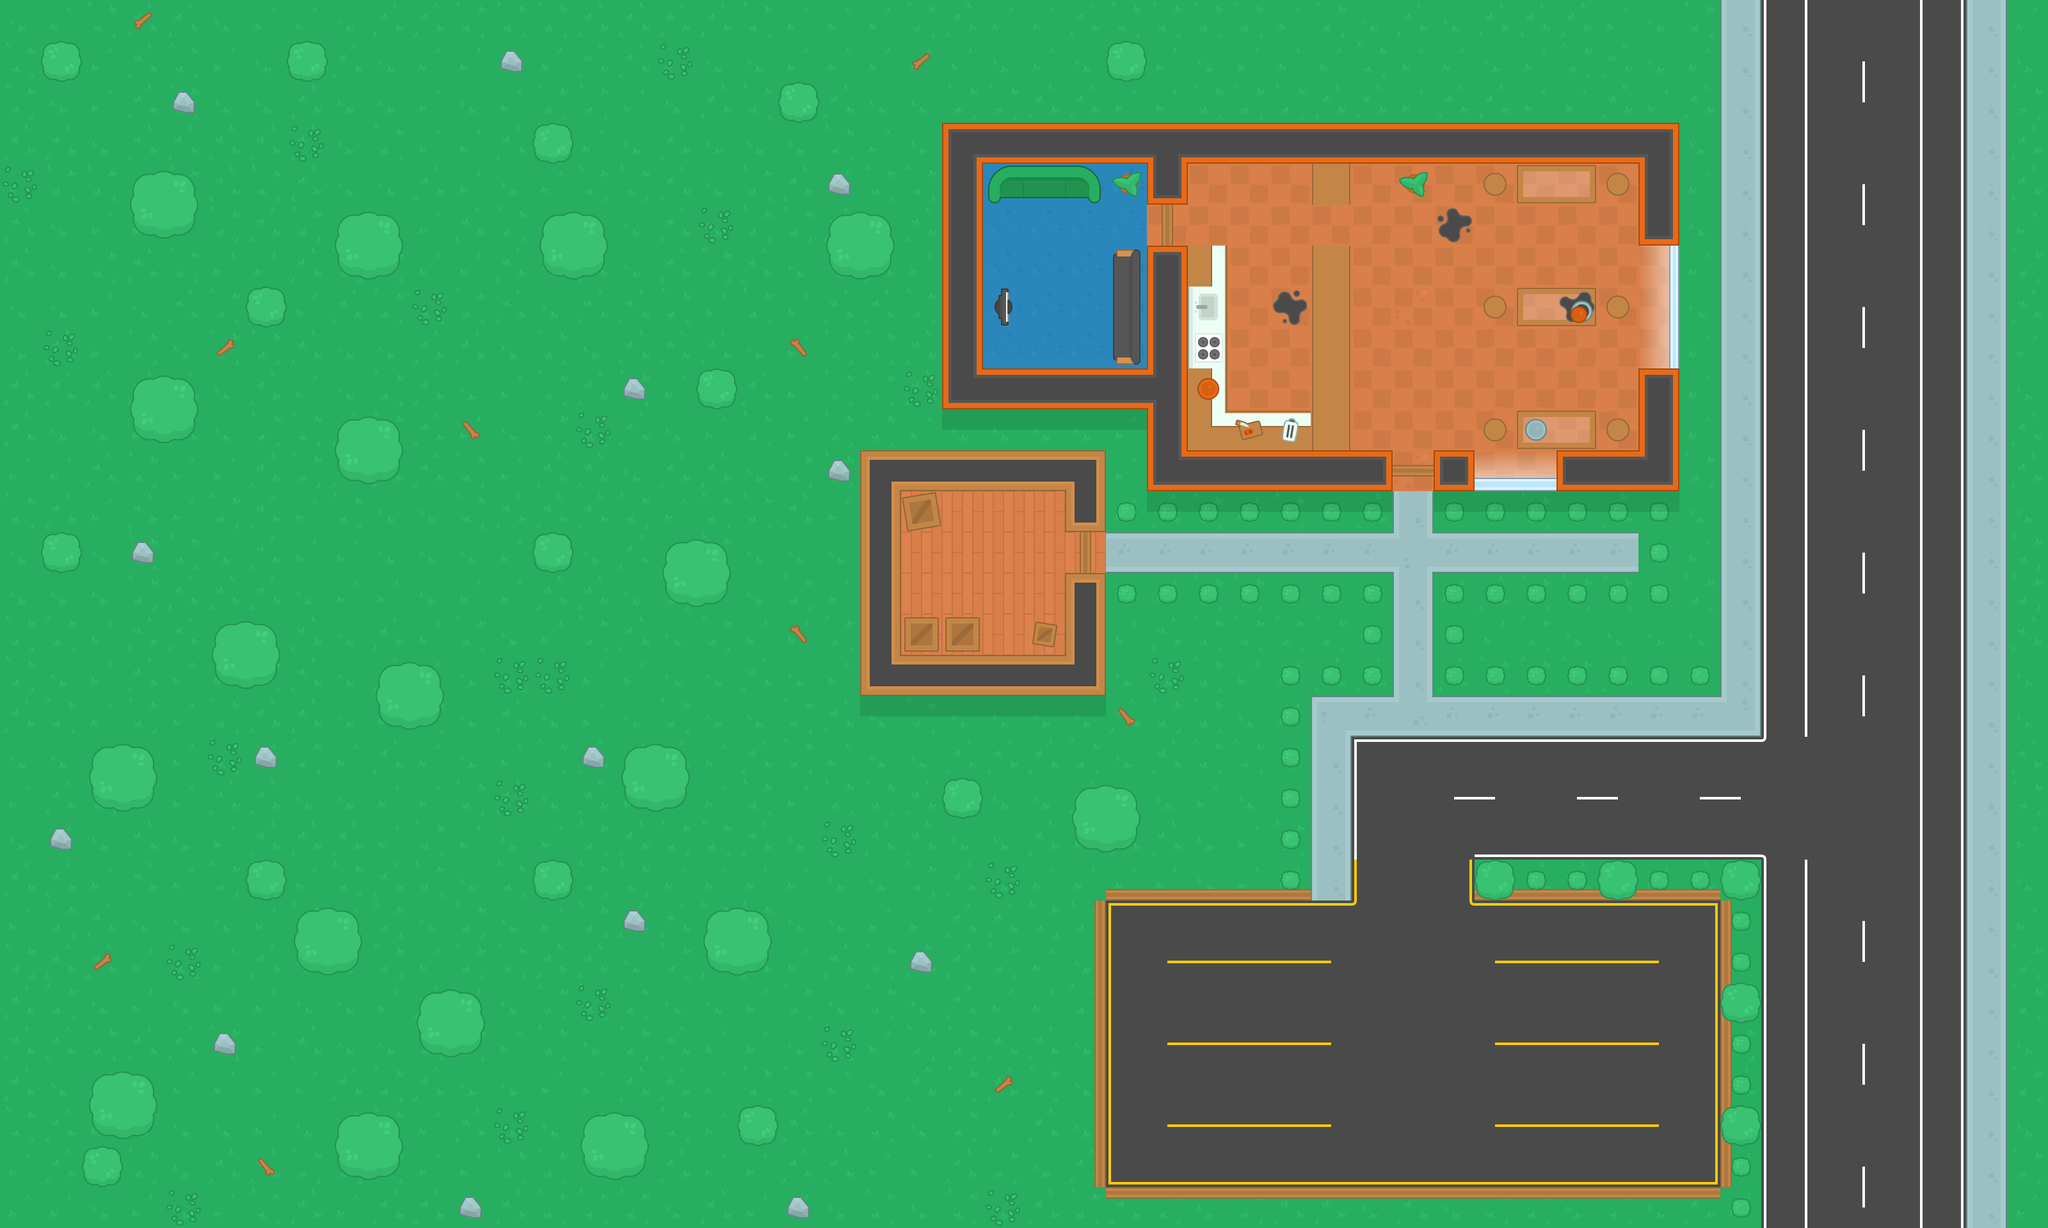

Below is a game level as drawn by its tile map, then a one-line description and the .tmx that defines it (tile-layer data replaced by summaries):
An orthogonal 50x30 tile map with 64x64 px tiles, 7 tile layers (Ground, Fence, Trees, Road, ...) and 143 objects (115x Wall, 14x Table, 11x Zombie, 2x Health, Player).

<map version="1.2" tiledversion="1.2.4" orientation="orthogonal" renderorder="right-down" width="50" height="30" tilewidth="64" tileheight="64" infinite="0" nextlayerid="10" nextobjectid="152">
 <tileset firstgid="1" source="Kenney Topdown Pack.tsx" />
 <layer id="1" name="Ground" width="50" height="30">
  <data>[1500 cells, 1500 non-empty, 9 distinct tile ids]</data>
 </layer>
 <layer id="8" name="Fence" width="50" height="30">
  <data>[1500 cells, 40 non-empty, 4 distinct tile ids]</data>
 </layer>
 <layer id="2" name="Trees" width="50" height="30">
  <data>[1500 cells, 193 non-empty, 10 distinct tile ids]</data>
 </layer>
 <layer id="3" name="Road" width="50" height="30">
  <data>[1500 cells, 367 non-empty, 32 distinct tile ids]</data>
 </layer>
 <layer id="4" name="Building" width="50" height="30">
  <data>[1500 cells, 75 non-empty, 25 distinct tile ids]</data>
 </layer>
 <layer id="5" name="Props" width="50" height="30">
  <data>[1500 cells, 36 non-empty, 18 distinct tile ids]</data>
 </layer>
 <layer id="6" name="Props 2" width="50" height="30">
  <data>[1500 cells, 30 non-empty, 8 distinct tile ids]</data>
 </layer>
 <objectgroup id="7" name="Obstacles">
  <object id="1" name="Table" x="2049.33" y="384" width="62.6667" height="320" />
  <object id="2" name="Table" x="2048" y="256" width="64" height="64" />
  <object id="3" name="Wall" x="1792" y="704" width="384" height="64" />
  <object id="4" name="Wall" x="1792" y="384" width="64" height="320" />
  <object id="5" name="Table" x="1920" y="640" width="128" height="64" />
  <object id="6" name="Wall" x="1472" y="576" width="320" height="64" />
  <object id="7" name="Wall" x="1472" y="192" width="64" height="384" />
  <object id="8" name="Wall" x="1536" y="192" width="1088" height="64" />
  <object id="9" name="Wall" x="2560" y="256" width="64" height="128" />
  <object id="10" name="Wall" x="2608" y="384" width="16" height="192" />
  <object id="11" name="Wall" x="2560" y="576" width="64" height="192" />
  <object id="12" name="Wall" x="2432" y="704" width="128" height="64" />
  <object id="13" name="Wall" x="2304" y="752" width="128" height="16" />
  <object id="14" name="Wall" x="2240" y="704" width="64" height="64" />
  <object id="15" name="Wall" x="1792" y="256" width="64" height="64" />
  <object id="16" name="Table" x="1744" y="400" width="32" height="160" />
  <object id="17" name="Table" x="1536" y="256" width="192" height="64" />
  <object id="18" name="Wall" x="1744" y="272" width="32" height="32" />
  <object id="19" name="Wall" x="1552" y="448" width="32" height="64" />
  <object id="20" name="Table" x="2192" y="272" width="32" height="32" />
  <object id="21" name="Table" x="2368" y="256" width="128" height="64" />
  <object id="22" name="Table" x="2368" y="448" width="128" height="64" />
  <object id="23" name="Table" x="2368" y="640" width="128" height="64" />
  <object id="24" name="Wall" x="1664" y="704" width="64" height="128" />
  <object id="25" name="Wall" x="1344" y="704" width="320" height="64" />
  <object id="26" name="Wall" x="1344" y="1024" width="384" height="64" />
  <object id="27" name="Wall" x="1664" y="896" width="64" height="128" />
  <object id="28" name="Table" x="1424" y="784" width="32" height="32" />
  <object id="29" name="Table" x="1424" y="976" width="32" height="32" />
  <object id="30" name="Table" x="1488" y="976" width="32" height="32" />
  <object id="31" name="Table" x="1616" y="976" width="32" height="32" />
  <object id="32" name="Wall" x="1344" y="768" width="64" height="256" />
  <object id="34" name="Player" x="128" y="144" width="32" height="32" />
  <object id="35" name="Table" x="1856" y="384" width="64" height="320" />
  <object id="36" name="Wall" x="2272" y="928" />
  <object id="37" name="Wall" x="2336" y="928" />
  <object id="38" name="Wall" x="2400" y="928" />
  <object id="40" name="Wall" x="2464" y="928" />
  <object id="41" name="Wall" x="2528" y="928" />
  <object id="42" name="Wall" x="2272" y="992" />
  <object id="43" name="Wall" x="2272" y="1056" />
  <object id="44" name="Wall" x="2336" y="1056" />
  <object id="45" name="Wall" x="2400" y="1056" />
  <object id="46" name="Wall" x="2464" y="1056" />
  <object id="47" name="Wall" x="2528" y="1056" />
  <object id="48" name="Wall" x="2592" y="1056" />
  <object id="49" name="Wall" x="2656" y="1056" />
  <object id="50" name="Wall" x="2592" y="928" />
  <object id="51" name="Wall" x="2592" y="864" />
  <object id="52" name="Wall" x="2592" y="800" />
  <object id="53" name="Wall" x="2528" y="800" />
  <object id="54" name="Wall" x="2464" y="800" />
  <object id="56" name="Wall" x="2400" y="800" />
  <object id="57" name="Wall" x="2336" y="800" />
  <object id="58" name="Wall" x="2272" y="800" />
  <object id="59" name="Wall" x="2144" y="800" />
  <object id="60" name="Wall" x="2080" y="800" />
  <object id="61" name="Wall" x="2016" y="800" />
  <object id="62" name="Wall" x="1952" y="800" />
  <object id="63" name="Wall" x="1888" y="800" />
  <object id="64" name="Wall" x="1824" y="800" />
  <object id="66" name="Wall" x="1760" y="800" />
  <object id="67" name="Wall" x="1760" y="928" />
  <object id="68" name="Wall" x="1824" y="928" />
  <object id="69" name="Wall" x="1888" y="928" />
  <object id="70" name="Wall" x="1952" y="928" />
  <object id="71" name="Wall" x="2016" y="928" />
  <object id="72" name="Wall" x="2080" y="928" />
  <object id="73" name="Wall" x="2144" y="928" />
  <object id="74" name="Wall" x="2144" y="992" />
  <object id="75" name="Wall" x="2144" y="1056" />
  <object id="76" name="Wall" x="2080" y="1056" />
  <object id="77" name="Wall" x="2016" y="1056" />
  <object id="78" name="Wall" x="2016" y="1120" />
  <object id="79" name="Wall" x="2016" y="1184" />
  <object id="80" name="Wall" x="2016" y="1248" />
  <object id="81" name="Wall" x="2016" y="1312" />
  <object id="82" name="Wall" x="2016" y="1376" />
  <object id="83" name="Wall" x="1696" y="1248" width="64" height="64" />
  <object id="84" name="Wall" x="1120" y="1440" width="64" height="64" />
  <object id="85" name="Wall" x="992" y="1184" width="64" height="64" />
  <object id="86" name="Wall" x="928" y="1760" width="64" height="64" />
  <object id="87" name="Wall" x="672" y="1568" width="64" height="64" />
  <object id="88" name="Wall" x="544" y="1760" width="64" height="64" />
  <object id="89" name="Wall" x="480" y="1440" width="64" height="64" />
  <object id="90" name="Wall" x="160" y="1696" width="64" height="64" />
  <object id="91" name="Wall" x="160" y="1184" width="64" height="64" />
  <object id="92" name="Wall" x="608" y="1056" width="64" height="64" />
  <object id="93" name="Wall" x="352" y="992" width="64" height="64" />
  <object id="94" name="Wall" x="544" y="672" width="64" height="64" />
  <object id="95" name="Wall" x="224" y="608" width="64" height="64" />
  <object id="96" name="Wall" x="224" y="288" width="64" height="64" />
  <object id="97" name="Wall" x="544" y="352" width="64" height="64" />
  <object id="98" name="Wall" x="864" y="352" width="64" height="64" />
  <object id="99" name="Wall" x="1312" y="352" width="64" height="64" />
  <object id="100" name="Wall" x="1056" y="864" width="64" height="64" />
  <object id="101" name="Wall" x="1488" y="1232" width="32" height="32" />
  <object id="103" name="Wall" x="848" y="1360" width="32" height="32" />
  <object id="104" name="Wall" x="1168" y="1744" width="32" height="32" />
  <object id="105" name="Wall" x="144" y="1808" width="32" height="32" />
  <object id="106" name="Wall" x="400" y="1360" width="32" height="32" />
  <object id="107" name="Wall" x="80" y="848" width="32" height="32" />
  <object id="108" name="Wall" x="848" y="848" width="32" height="32" />
  <object id="109" name="Wall" x="400" y="464" width="32" height="32" />
  <object id="110" name="Wall" x="464" y="80" width="32" height="32" />
  </objectgroup>
</map>
<!-- 38 of 143 objects omitted -->
